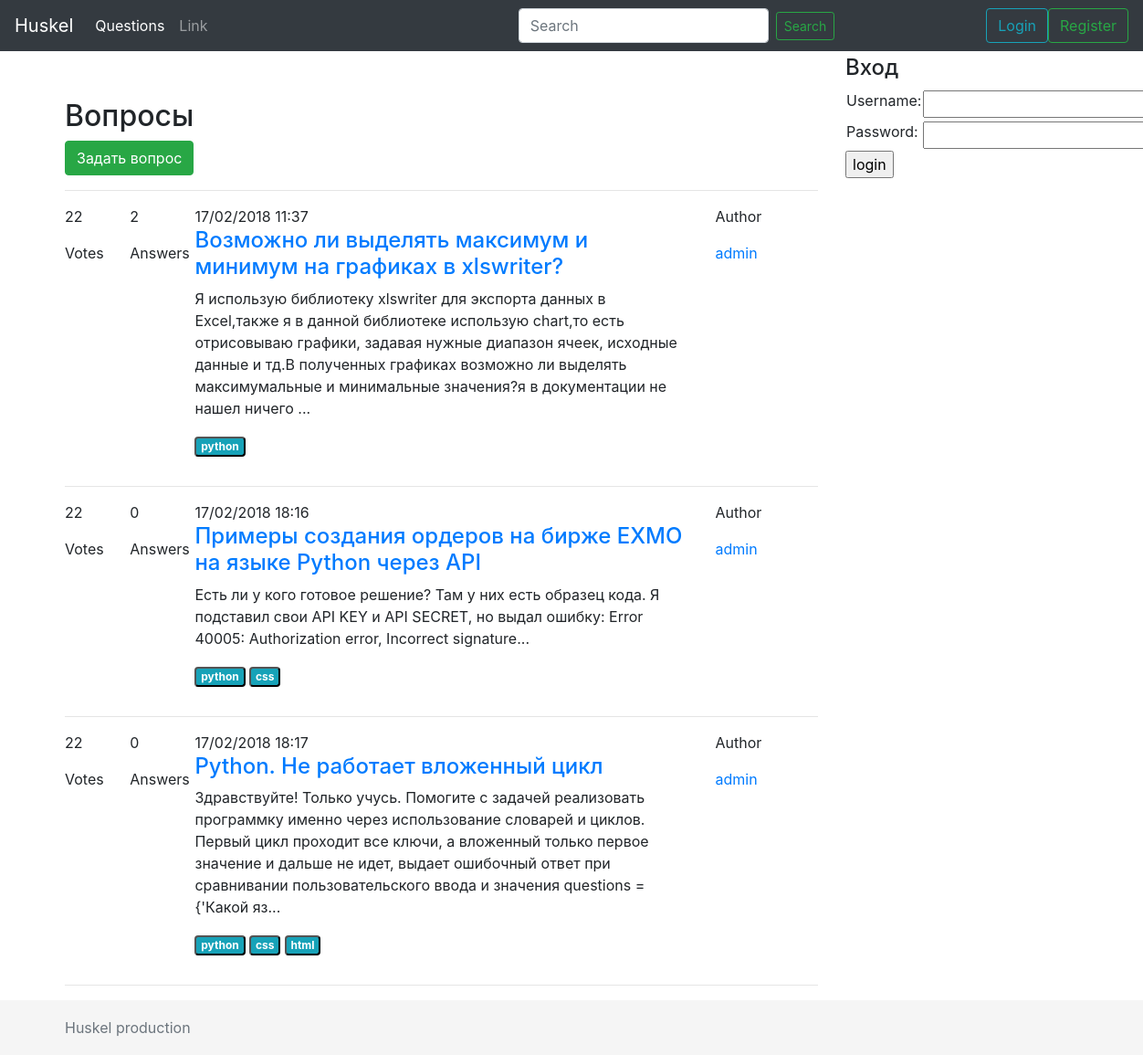
The page /questions/ on the database as committed earlier.
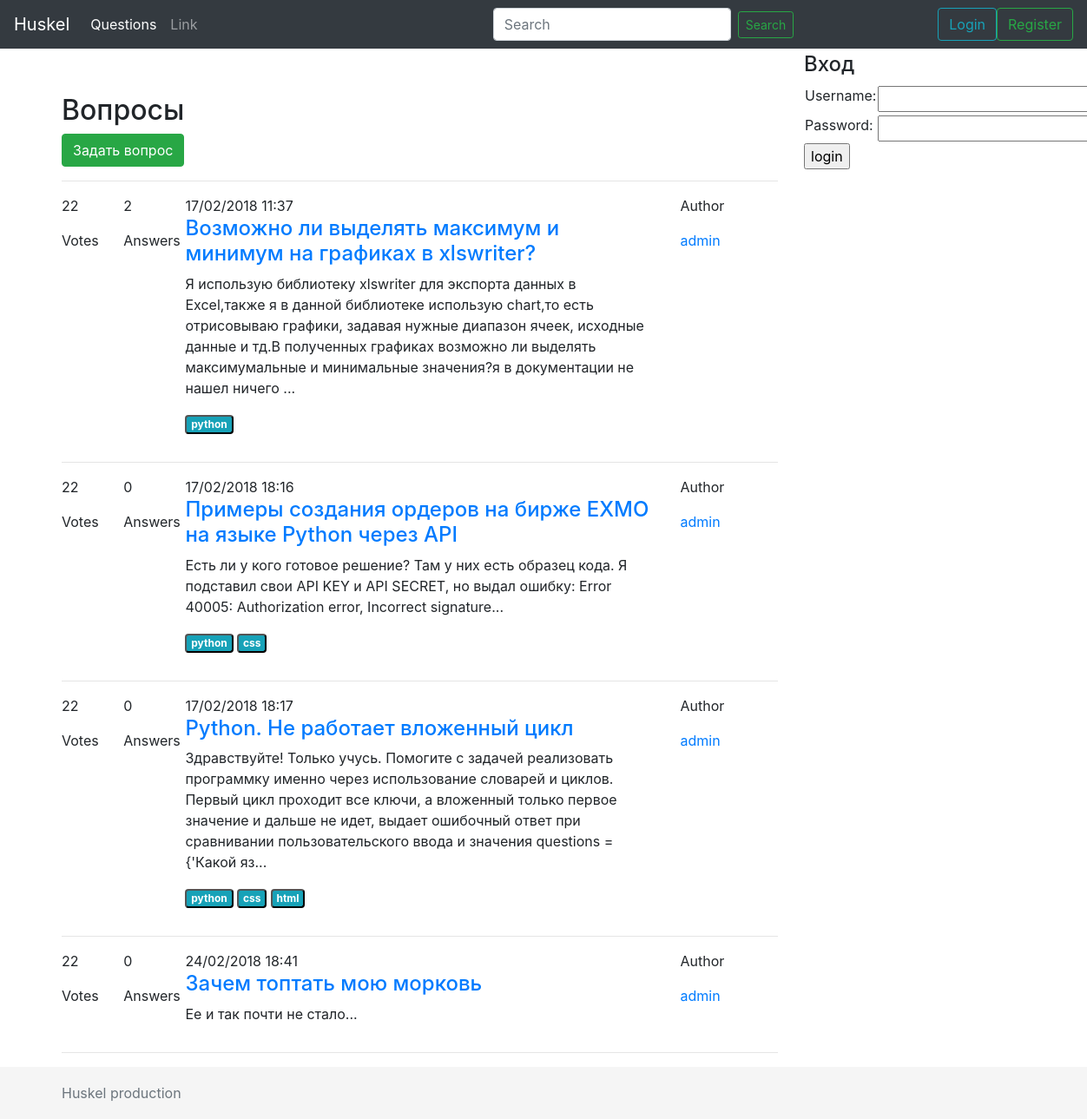
The same page on the database as committed later.
### questions/models.py (models this page shows)
class Question(models.Model):
    title = models.CharField(max_length=240)
    text = models.TextField(max_length=900)
    author = models.ForeignKey(Profile)
    pub_date = models.DateTimeField('date published')
    tags = models.ManyToManyField(Tag)

class Tag(models.Model):
    word = models.CharField(max_length=35)
    def __str__(self):
        return self.word

class Profile(AbstractUser):
    avatar = models.ImageField(upload_to='questions/static/images/avatars', blank=True, null=True)
    class Meta:
        app_label = 'questions'

### questions/views.py (the view)
def main(request):
    questions = Question.objects.all()
    for question in questions:
        answers = Answer.objects.filter(question=question).all()
        question.ans = len(answers)
    form = UserForm()
    return render(request, 'main.html', {'questions': questions, 'form': form})

### questions/forms.py
class UserForm(forms.ModelForm):
    class Meta:
        model = Profile
        fields = ('username', 'password')

### questions/templates/main.html (shortened to what the changed rows need)
<!doctype html>
<html lang="en">
    <head>
        <link href="/static/js/bootstrap/dist/css/bootstrap.min.css" rel="stylesheet">
        <link href="/static/css/main.css" rel="stylesheet">
    </head>
    <body>
        <main role="main" class="container">
            {% block content %}
            <div class="row">
                <div class="col-9">
                    <h2 class="mt-5">Вопросы</h2>
                    <a class="btn btn-success" href="add_question">Задать вопрос</a>
                    <hr>
                    {% for question in questions %}
                        <div class="row">
                            <div class="col-1">
                                <p>22</p>
                                <p>Votes</p>
                            </div>
                            <div class="col-1">
                                <p>{{ question.ans }}</p>
                                <p>Answers</p>
                            </div>
                            <div class="col-8">
                                <div class="date">
                                    {{ question.pub_date | date:"d/m/Y H:i"}}
                                </div>
                                <h4><a href="/questions/{{ question.id }}">{{ question.title }}</a></h4>
                                <p>{{ question.text|stringformat:".300s" }}...</p>
                                <p>
                                {% for tag in question.tags.all %}
                                    <button class="badge badge-info">{{ tag }}</button>
                                {% endfor %}
                                </p>
                            </div>
                            <div class="col-1">
                                <p>Author</p>
                                <a href="user/{{ question.author.id }}">{{ question.author }}</a>
                            </div>
                        </div><hr>
                    {% endfor %}
                </div>
                {% endblock %}
            </div>
    </main>
  </body>
</html>

Rows that differ between the two databases and show on the page:
added Question: ans "0", pub_date "24/02/2018 18:41", title "Зачем топтать мою морковь", text "Ее и так почти не стало", author "admin"
